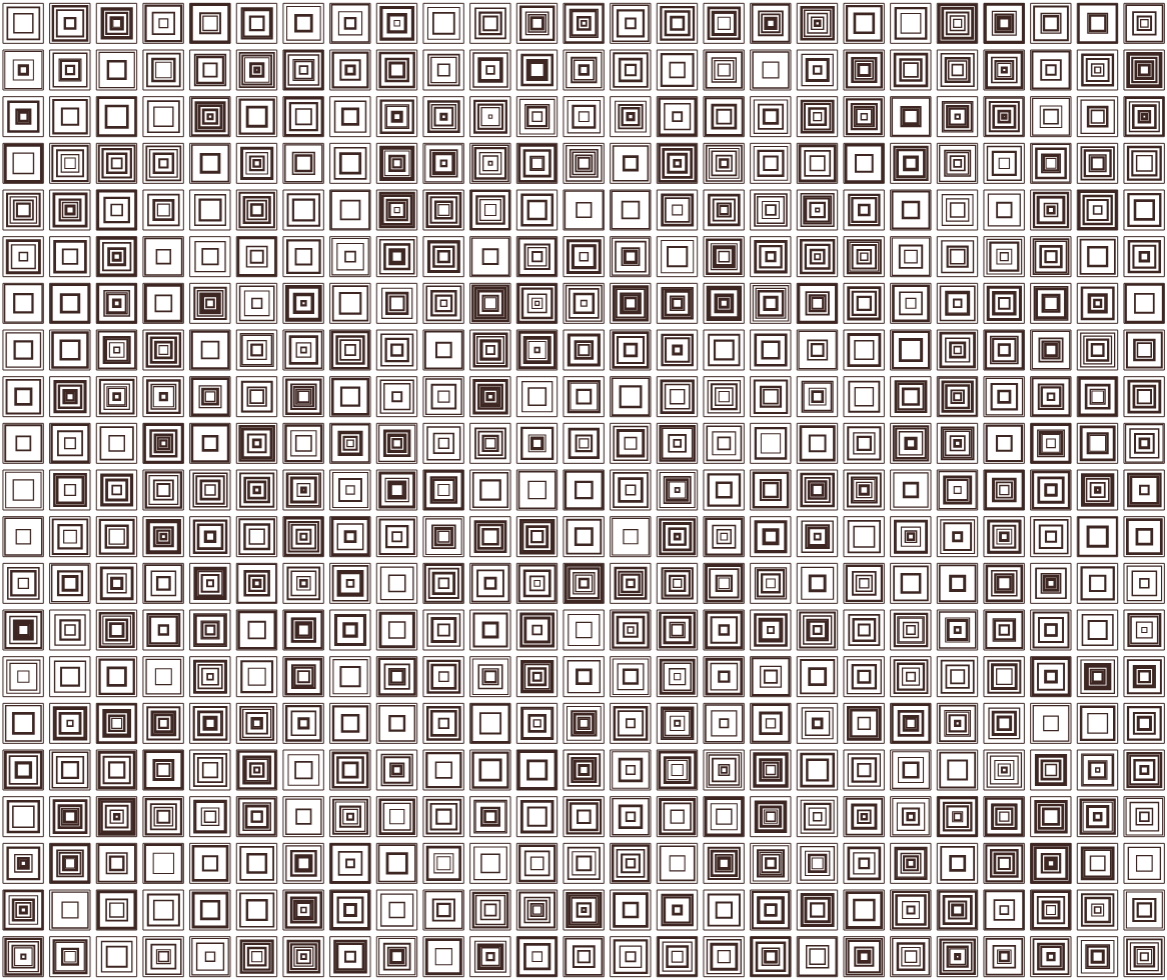
Frame 1 (no input)
Frame 60 (no input): identical to frame 1, image omitted
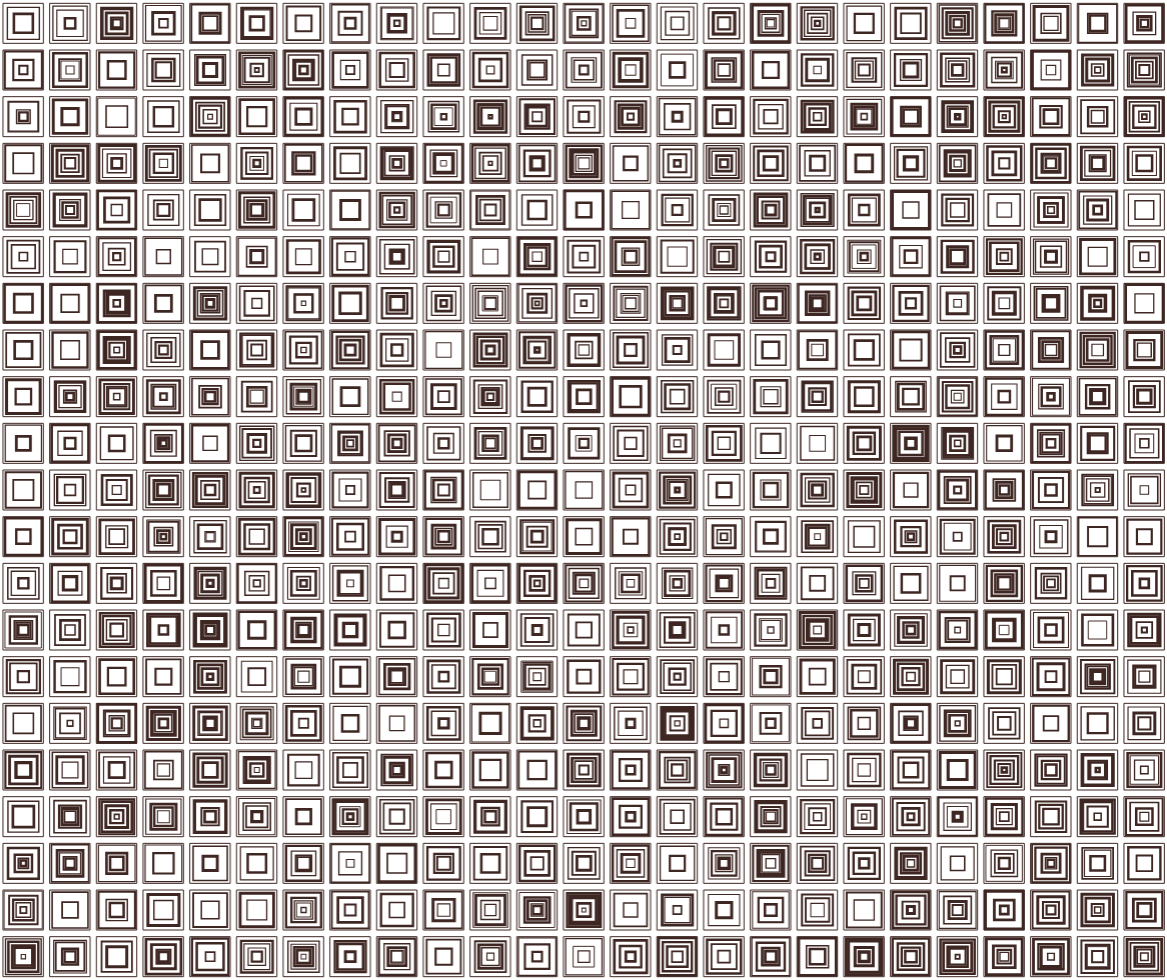
Frame 120 (the mouse pressed at the canvas centre since frame 60)

The p5.js sketch that drew these frames (run headless with seeded random() and noise() and a simulated clock; from frame 60 on, the mouse is pressed at the canvas centre):

// p5.js sketch
// ── sketch.js
let sideSize;
let margin;
let step;
let halfMargin;
let maxInnerSquares;
let width;
let height;

const squares = {};
const strokeStepGrow = 0.05;
const maxStrokeWeight = 3;

let animated = false;

function setup() {
  sideSize = random(15, 50);
  margin = sideSize / 6;
  step = sideSize + margin;
  halfMargin = margin / 2;
  maxInnerSquares = Math.ceil(sideSize / 10);

  width = Math.floor(window.innerWidth / step) * step;
  height = Math.floor(window.innerHeight / step) * step;

  createCanvas(width, height);
  frameRate(30);
  noFill();
  stroke(62, 39, 35);

  for (let y = halfMargin; y < height; y += step) {
    squares[y] = {};
    for (let x = halfMargin; x < width; x += step) {
      strokeWeight(1);
      square(x, y, sideSize);
      squares[y][x] = {
        cnt: Math.ceil(random(1, maxInnerSquares)),
        arr: [],
      };
      const cnt = squares[y][x].cnt;
      for (let z = 0; z < cnt; z += 1) {
        const offset = ((sideSize - margin) / (2 * cnt)) * z + random(1, 5);
        squares[y][x].arr.push({
          o: offset,
          w: random(1, maxStrokeWeight),
          d: Math.round(random(1)),
        });
        strokeWeight(squares[y][x].arr[z].w);
        square(x + offset, y + offset, sideSize - offset * 2);
      }
    }
  }
}

function draw() {
  if (animated) {
    clear();
    for (let y = halfMargin; y < height; y += step) {
      for (let x = halfMargin; x < width; x += step) {
        strokeWeight(1);
        square(x, y, sideSize);
        const cnt = squares[y][x].cnt;
        for (let z = 0; z < cnt; z += 1) {
          const offset = squares[y][x].arr[z].o;
          let dir = squares[y][x].arr[z].d;
          let w = squares[y][x].arr[z].w;
          if (w > maxStrokeWeight) {
            dir = 0;
          }
          if (w < 1) {
            dir = 1;
          }
          if (dir) {
            w += strokeStepGrow;
          } else {
            w -= strokeStepGrow;
          }
          squares[y][x].arr[z].w = w;
          squares[y][x].arr[z].d = dir;
          strokeWeight(w);
          square(x + offset, y + offset, sideSize - offset * 2);
        }
      }
    }
  }
}

function mousePressed() {
  animated = !animated
}
